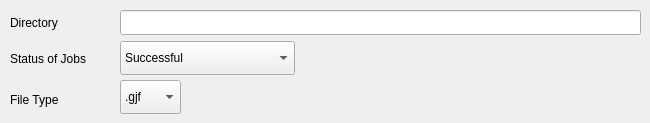
      <widget class="QWidget" name="t2t5">
       <attribute name="title">
        <string>Geometry and Parameters</string>
       </attribute>
       <widget class="QComboBox" name="t2t5CB_2">
        <property name="geometry">
         <rect>
          <x>120</x>
          <y>41</y>
          <width>175</width>
          <height>34</height>
         </rect>
        </property>
        <item>
         <property name="text">
          <string>Successful</string>
         </property>
        </item>
        <item>
         <property name="text">
          <string>Sucessful and Failed</string>
         </property>
        </item>
       </widget>
       <widget class="QComboBox" name="t2t5CB_1">
        <property name="geometry">
         <rect>
          <x>120</x>
          <y>80</y>
          <width>61</width>
          <height>34</height>
         </rect>
        </property>
        <item>
         <property name="text">
          <string>.gjf</string>
         </property>
        </item>
        <item>
         <property name="text">
          <string>.log</string>
         </property>
        </item>
       </widget>
       <widget class="QLineEdit" name="t2t5LE_1">
        <property name="geometry">
         <rect>
          <x>120</x>
          <y>10</y>
          <width>521</width>
          <height>25</height>
         </rect>
        </property>
       </widget>
       <widget class="QLabel" name="t2t5l_2">
        <property name="geometry">
         <rect>
          <x>10</x>
          <y>46</y>
          <width>91</width>
          <height>25</height>
         </rect>
        </property>
        <property name="text">
         <string>Status of Jobs</string>
        </property>
       </widget>
       <widget class="QLabel" name="t2t5l_1">
        <property name="geometry">
         <rect>
          <x>10</x>
          <y>10</y>
          <width>60</width>
          <height>25</height>
         </rect>
        </property>
        <property name="text">
         <string>Directory</string>
        </property>
       </widget>
       <widget class="QLabel" name="t2t5l_3">
        <property name="geometry">
         <rect>
          <x>10</x>
          <y>87</y>
          <width>101</width>
          <height>25</height>
         </rect>
        </property>
        <property name="text">
         <string>File Type</string>
        </property>
       </widget>
      </widget>
